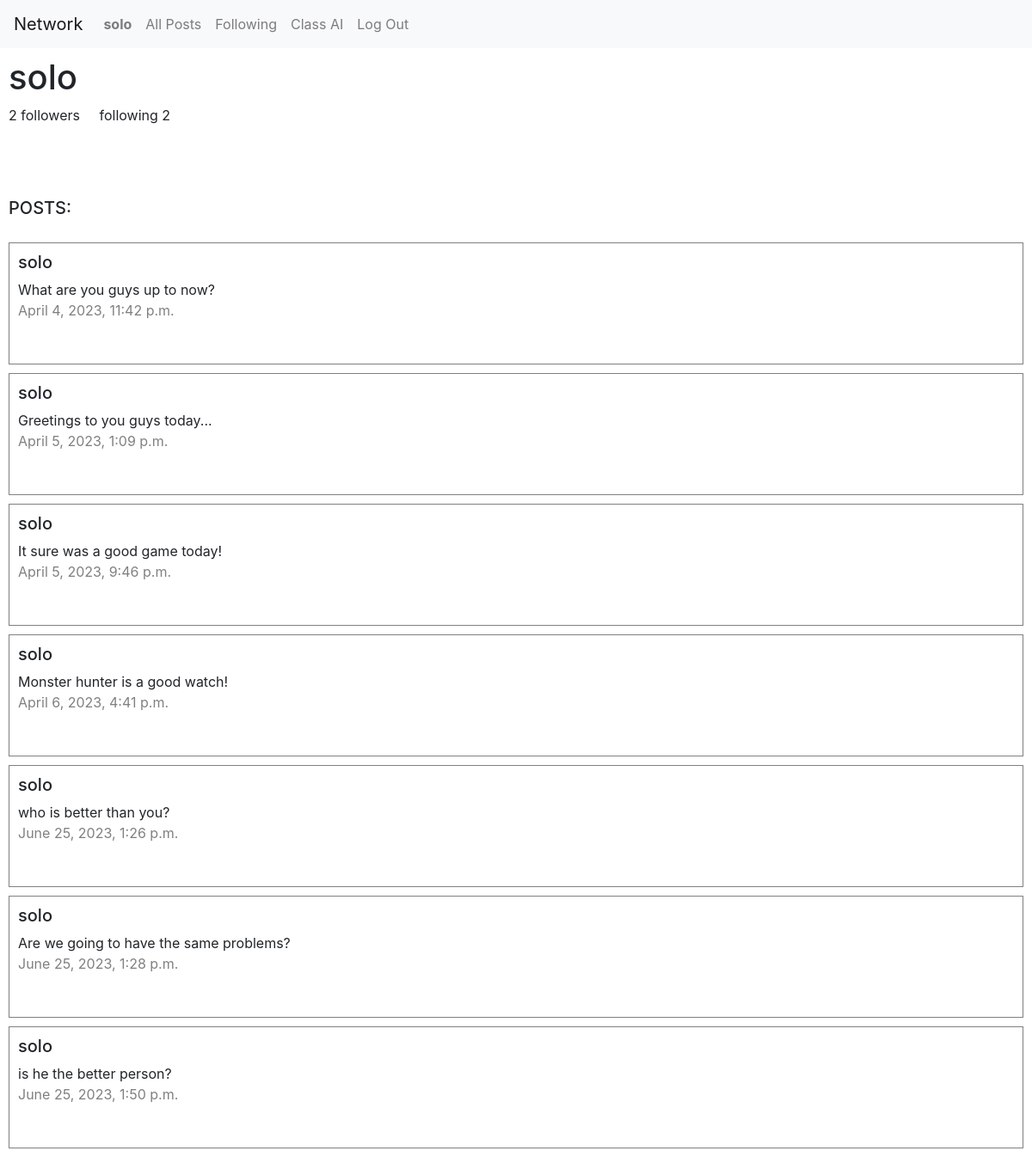
/unfollow/1/ (signed in), run on the app's committed database.
### network/models.py (models this page shows, shortened)
class User(AbstractUser):
    pass

class Post(models.Model):
    text = models.TextField(default='')
    user = models.ForeignKey(User, on_delete=models.CASCADE)
    created_at = models.DateTimeField(auto_now_add=True)

### network/views.py (the view)
# urls.py: path("unfollow/<int:id>/", views.unfollow, name="unfollow"),
def unfollow(request, id):
    try:
        if request.method == "POST":
            profile = User.objects.get(pk=id)
            follower = Follow.objects.filter(follower=request.user, following=profile)
            follower.delete()
            return JsonResponse({'success': True})
        else:
            profile = User.objects.get(pk=id)
            posts = Post.objects.all().filter(user=profile)
            followings = Follow.objects.all().filter(follower=request.user, following=profile).exists()
            followers = Follow.objects.all().filter(following=profile)
            following = Follow.objects.all().filter(follower=profile)
            return render(request, "network/profile.html", {"posts":posts, "profile":profile, "followings":followings, "followers":followers.count(), "following":following.count()})
    except Exception as e:
        return JsonResponse({'success': False, 'error': str(e)})

### network/templates/network/profile.html (shortened to what this page needs)
{% extends "network/layout.html" %}
{% load static %}
{% block body %}
<div id="heading-align">
    <h1>{{profile}}</h1>
    {% if user.is_authenticated %}
        <p> {{followers}} followers &nbsp;&nbsp;&nbsp; following {{following}}</p>
    {% endif %}
</div><br><br>
<div id="heading-align"><h5>POSTS:</h5></div>
    {% for post in posts %}
    <div id="new-posts">
        <h5>{{post.user}}</h5>
        {{post.text}}
        <p class="date">{{post.created_at}}</p><br>
    </div>
    {% endfor %}
{% endblock %}

### network/templates/network/layout.html (shortened to what this page needs)
{% load static %}
<!DOCTYPE html>
<html lang="en">
    <head>
        <link rel="stylesheet" href="https://stackpath.bootstrapcdn.com/bootstrap/4.4.1/css/bootstrap.min.css">
        <link href="{% static 'network/styles.css' %}" rel="stylesheet">
    </head>
    <body>
        <nav class="navbar navbar-expand-lg navbar-light bg-light">
            <a class="navbar-brand" href="#">Network</a>
            <div>
              <ul class="navbar-nav mr-auto">
                {% if user.is_authenticated %}
                    <li class="nav-item">
                        <a class="nav-link" href="{% url 'profile' user.pk %}"><strong>{{ user.username }}</strong></a>
                    </li>
                {% endif %}
                <li class="nav-item">
                  <a class="nav-link" href="{% url 'index' %}">All Posts</a>
                </li>
                {% if user.is_authenticated %}
                    <li class="nav-item">
                        <a class="nav-link" href="{% url 'following' %}">Following</a>
                    </li>
                    <li class="nav-item">
                        <a class="nav-link" href="{% url 'class_ai' %}">Class AI</a>
                    </li>
                    <li class="nav-item">
                        <a class="nav-link" href="{% url 'logout' %}">Log Out</a>
                    </li>
                {% endif %}
              </ul>
            </div>
          </nav>
        <div class="body">
            {% block body %}
            {% endblock %}
        </div>
    </body>
</html>

### network/static/network/styles.css (style rules this page uses)
#new-posts { padding :10px; margin: 10px; border: 1px solid grey; }
.date { color: grey; }
#heading-align { padding: 10px; }

### data on the page
User: username "solo"
Post: user "solo", text "What are you guys up to now?", created_at "April 4, 2023, 11:42 p.m."
Post: user "solo", text "Greetings to you guys today...", created_at "April 5, 2023, 1:09 p.m."
Post: user "solo", text "It sure was a good game today!", created_at "April 5, 2023, 9:46 p.m."
Post: user "solo", text "Monster hunter is a good watch!", created_at "April 6, 2023, 4:41 p.m."
Post: user "solo", text "who is better than you?", created_at "June 25, 2023, 1:26 p.m."
Post: user "solo", text "Are we going to have the same problems?", created_at "June 25, 2023, 1:28 p.m."
Post: user "solo", text "is he the better person?", created_at "June 25, 2023, 1:50 p.m."

### other printed values
{{ followers }} "2"
{{ following }} "2"
